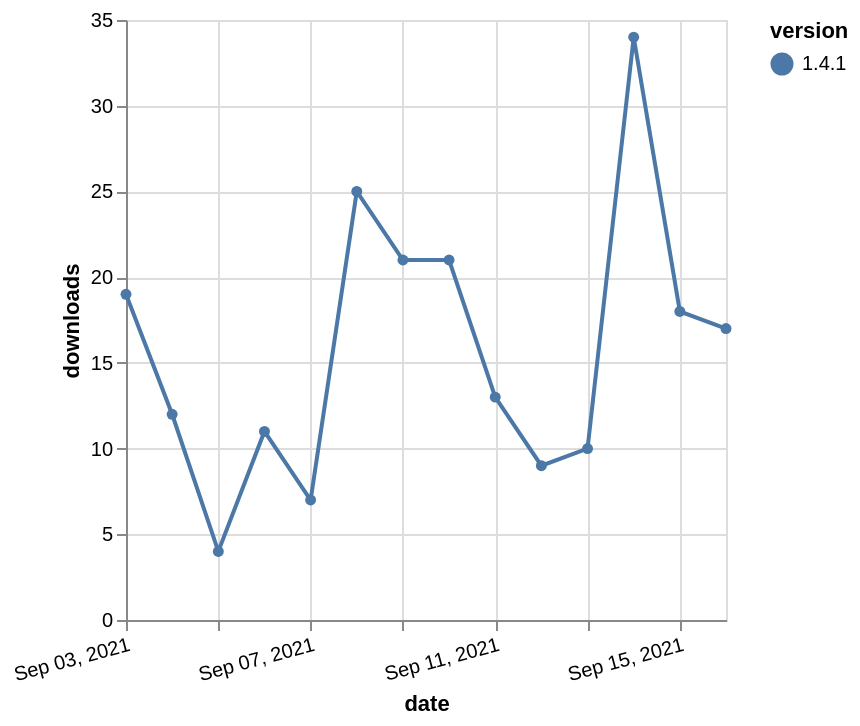

Vega-Lite specification stored for this chart:
### Vega-Lite specification from a JSON file in a GitHub repository (floating-point values rounded to 4 significant figures)
{"$schema": "https://vega.github.io/schema/vega-lite/v5.json", "description": "A simple bar chart with embedded data.", "data": {"values": [{"date": "2021-09-03", "total": 17725, "delta": 19, "version": "1.4.1"}, {"date": "2021-09-04", "total": 17737, "delta": 12, "version": "1.4.1"}, {"date": "2021-09-05", "total": 17741, "delta": 4, "version": "1.4.1"}, {"date": "2021-09-06", "total": 17752, "delta": 11, "version": "1.4.1"}, {"date": "2021-09-07", "total": 17759, "delta": 7, "version": "1.4.1"}, {"date": "2021-09-08", "total": 17784, "delta": 25, "version": "1.4.1"}, {"date": "2021-09-09", "total": 17805, "delta": 21, "version": "1.4.1"}, {"date": "2021-09-10", "total": 17826, "delta": 21, "version": "1.4.1"}, {"date": "2021-09-11", "total": 17839, "delta": 13, "version": "1.4.1"}, {"date": "2021-09-12", "total": 17848, "delta": 9, "version": "1.4.1"}, {"date": "2021-09-13", "total": 17858, "delta": 10, "version": "1.4.1"}, {"date": "2021-09-14", "total": 17892, "delta": 34, "version": "1.4.1"}, {"date": "2021-09-15", "total": 17910, "delta": 18, "version": "1.4.1"}, {"date": "2021-09-16", "total": 17927, "delta": 17, "version": "1.4.1"}]}, "width": "container", "mark": {"type": "line", "point": {"filled": true}}, "encoding": {"x": {"field": "date", "type": "temporal", "timeUnit": "yearmonthdate", "title": "date", "axis": {"labelAngle": -15}}, "y": {"field": "delta", "type": "quantitative", "title": "downloads"}, "color": {"field": "version", "type": "nominal"}, "tooltip": {"field": "delta"}}}
